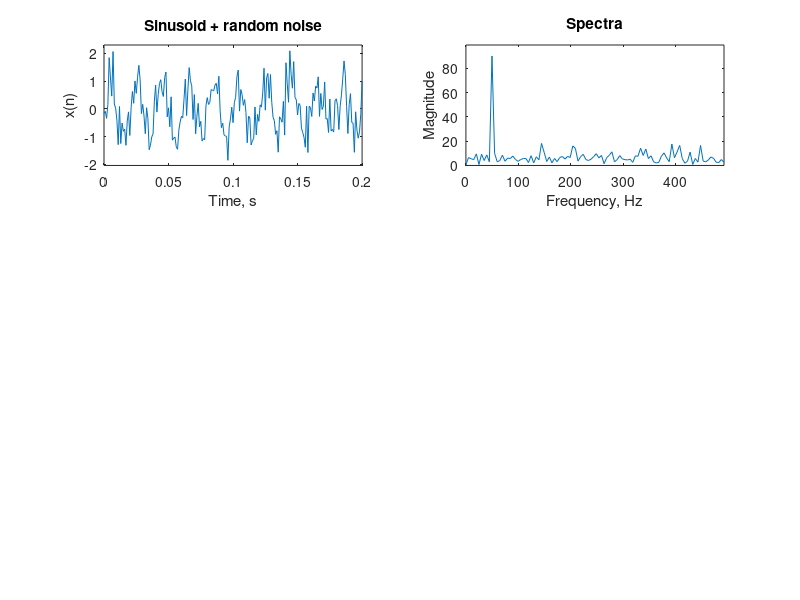

The MATLAB script that drew this image: (Note: this script raises an error after producing the figure.)
% This demo program was developed Hsiao-Lung Chan, Ph.D. October 30, 2009
% Six-point average

clf

fs=1000;
t=0:1/fs:0.2;
x = sin(2*pi*50*t) + 0.5*randn(size(t));
subplot(3,2,1)
plot(t,x)
ylabel('x(n)')
xlabel('Time, s')
title('Sinusoid + random noise')
axis([min(t) max(t) min(x)*1.1 max(x)*1.1])

Xf=fft(x);
resolution=fs/length(Xf);
f=(0:length(Xf)-1)*resolution;
Xf_magnitude = abs(Xf); 
subplot(3,2,2)
index=1:length(Xf_magnitude)/2;
plot(f(index),Xf_magnitude(index))
xlabel('Frequency, Hz')
ylabel('Magnitude')
title('Spectra')
axis([min(f(index)) max(f(index)) 0 max(Xf_magnitude(index))*1.1])

b=[1];
a=[2 -1];
NFFT=1024;
[h,f] = freqz(b,a,NFFT);
f=f/pi*fs/2;
h_magnitude=abs(h);
h_phase=phase(h);
subplot(3,2,3)
plot(f,h_magnitude);
axis([min(f) max(f) 0 max(h_magnitude)*1.1])
xlabel('Frequency, Hz')
ylabel('Magnitude')
title('Frequency response of filter')

subplot(3,2,4)
plot(f,h_phase);
axis([min(f) max(f) min(h_phase)*1.1 max(h_phase)*1.1])
xlabel('Frequency, Hz')
ylabel('Phase')
title('Frequency response of filter')


y=filter(b,a,x);

t=(0:length(y)-1)/fs;
subplot(3,2,5)
plot(t,y)
ylabel('y(n)')
xlabel('Time, s')
title('Filtered signal')
axis([min(t) max(t) min(y)*1.1 max(y)*1.1])

Yf=fft(y);
resolution=fs/length(Yf);
f=(0:length(Yf)-1)*resolution;
Yf_magnitude = abs(Yf);
subplot(3,2,6)
index=1:length(Yf_magnitude)/2;
plot(f(index),Yf_magnitude(index))
xlabel('Frequency, Hz')
ylabel('Magnitude')
title('Spectra')
axis([min(f(index)) max(f(index)) 0 max(Yf_magnitude(index))*1.1])


